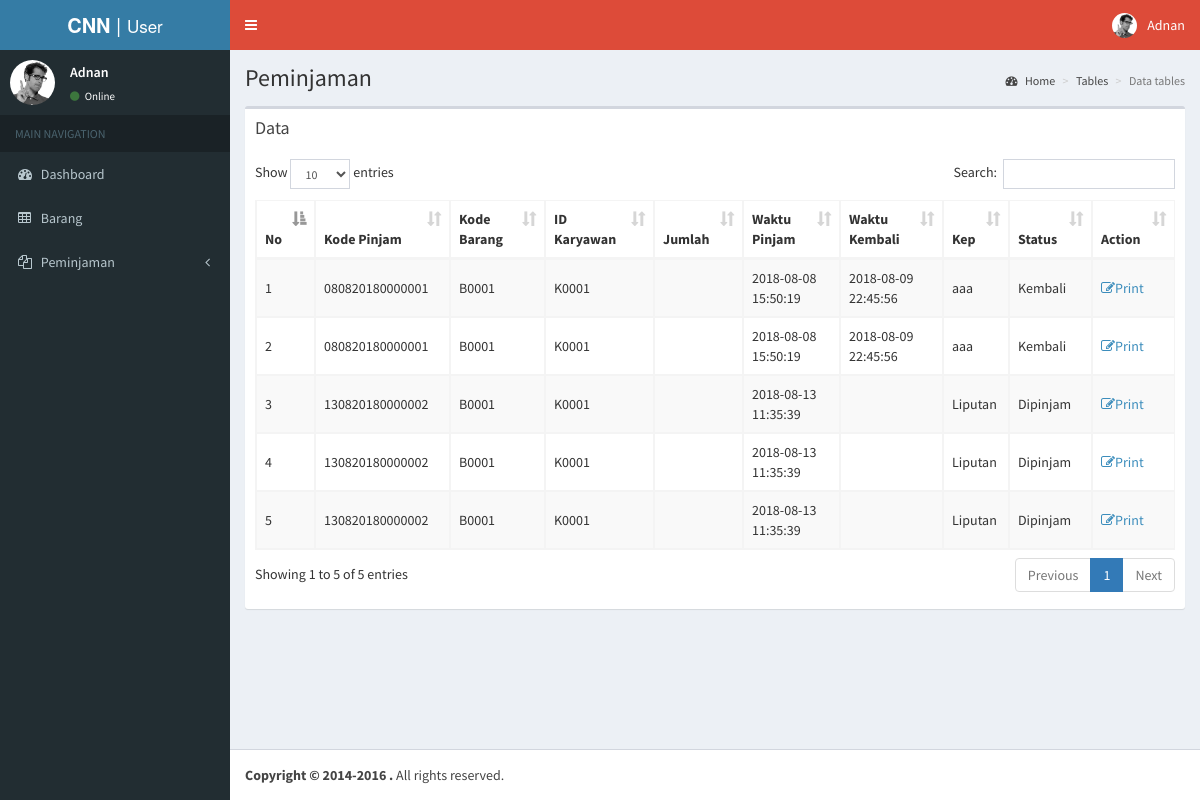
The app's page /user/data_pinjam.php (signed in) with its own data.
### tables this page shows
CREATE TABLE `pinjam` (
  `kode_pinjam` varchar(15) NOT NULL,
  `kode_barang` varchar(10) NOT NULL,
  `barcode` varchar(10) NOT NULL,
  `id_user` varchar(15) NOT NULL,
  `w_pinjam` datetime NOT NULL,
  `w_kembali` datetime DEFAULT NULL,
  `kep` text NOT NULL,
  `status` varchar(15) NOT NULL
);

### user/data_pinjam.php (the view, shortened to what this page needs)
<!DOCTYPE html>
<html>
<head>
  <link rel="stylesheet" href="../bootstrap/css/bootstrap.min.css">
  <link rel="stylesheet" href="https://cdnjs.cloudflare.com/ajax/libs/font-awesome/4.5.0/css/font-awesome.min.css">
  <link rel="stylesheet" href="https://cdnjs.cloudflare.com/ajax/libs/ionicons/2.0.1/css/ionicons.min.css">
  <link rel="stylesheet" href="../plugins/datatables/dataTables.bootstrap.css">
  <link rel="stylesheet" href="../plugins/daterangepicker/daterangepicker.css">
  <link rel="stylesheet" href="../plugins/datepicker/datepicker3.css">
  <link rel="stylesheet" href="../plugins/iCheck/all.css">
  <link rel="stylesheet" href="../plugins/colorpicker/bootstrap-colorpicker.min.css">
  <link rel="stylesheet" href="../plugins/timepicker/bootstrap-timepicker.min.css">
  <link rel="stylesheet" href="../plugins/select2/select2.css">
  <link rel="stylesheet" href="../dist/css/AdminLTE.css">
  <link rel="stylesheet" href="../dist/css/skins/_all-skins.min.css">
</head>
<body class="hold-transition skin-blue sidebar-mini">
<div class="wrapper">
  <?php
  include 'header.php';
  include '../koneksi.php';
   ?>
  <div class="content-wrapper">
    <section class="content-header">
      <h1>
        Peminjaman
      </h1>
      <ol class="breadcrumb">
        <li><a href="../#"><i class="fa fa-dashboard"></i> Home</a></li>
        <li><a href="../#">Tables</a></li>
        <li class="active">Data tables</li>
      </ol>
    </section>
    <section class="content">
      <div class="row">
        <div class="col-xs-12">
          <div class="box">
            <div class="box-header">
              <h3 class="box-title">Data </h3>
            </div>
            <div class="box-body table-responsive">
              <table id="example1" class="table table-bordered table-striped">
                <thead>
                <tr>
                  <th>No</th>
                  <th>Kode Pinjam</th>
                  <th>Kode Barang</th>
                  <th>ID Karyawan</th>
                  <th>Jumlah</th>
                  <th>Waktu Pinjam</th>
                  <th>Waktu Kembali</th>
                  <th>Kep</th>
                  <th>Status</th>
                  <th>Action</th>
                </tr>
                </thead>
                <tbody>
                <?php
                        $q=mysqli_query($con,"SELECT * FROM pinjam WHERE id_user='".$_SESSION['user']."'") or die(mysqli_error($con));
                        $no="1";
                        while ($data=mysqli_fetch_object($q)) {
                      ?>
                        <tr>
                          <td style="vertical-align: middle;"><?= $no ?></td>
                          <td style="vertical-align: middle;"><?= $data->kode_pinjam ?></td>
                          <td style="vertical-align: middle;"><?= $data->kode_barang  ?></td>
                          <td style="vertical-align: middle;"><?= $data->id_user?></td>
                          <td style="vertical-align: middle;"><?= $data->jumlah ?></td>
                          <td style="vertical-align: middle;"><?= $data->w_pinjam ?></td>
                          <td style="vertical-align: middle;"><?= $data->w_kembali ?></td>
                          <td style="vertical-align: middle;"><?= $data->kep ?></td>
                          <td style="vertical-align: middle;"><?= $data->status ?></td>
                          <td style="vertical-align: middle;"><a href="../edit_barang.php?id=<?=$data->kode_barang?>"><i class="fa fa-edit"></i>Print</a><br>
                        </tr>
                       <?php
                        $no++;
                        }
                      ?>
                </tbody>
              </table>
            </div>
          </div>
        </div>
      </div>
    </section>
  </div>
  <?php
  include"footer.php";
   ?>
</div>
</body>
</html>

### user/header.php (shortened to what this page needs)
<header class="main-header">
    <a href="index.php" class="logo">
      <span class="logo-lg"><b>CNN</b> | <small>User</small></span>
    </a>
    <nav class="navbar navbar-static-top">
      <a href="#" class="sidebar-toggle" data-toggle="offcanvas" role="button">
      </a>
      <div class="navbar-custom-menu">
        <ul class="nav navbar-nav">
          <li class="dropdown user user-menu">
            <a href="#" class="dropdown-toggle" data-toggle="dropdown">
              <img src="../dist/img/user2-160x160.jpg" class="user-image" alt="User Image">
              <span class="hidden-xs"><?=$_SESSION['nama']?></span>
            </a>
          </li>
        </ul>
      </div>
    </nav>
  </header>
  <aside class="main-sidebar">
    <section class="sidebar">
      <div class="user-panel">
        <div class="pull-left image">
          <img src="../dist/img/user2-160x160.jpg" class="img-circle" alt="User Image">
        </div>
        <div class="pull-left info">
          <p><?=$_SESSION['nama']?></p>
          <a href="#"><i class="fa fa-circle text-success"></i> Online</a>
        </div>
      </div>
      <ul class="sidebar-menu">
        <li class="header">MAIN NAVIGATION</li>
        <li>
          <a href="index.php">
            <i class="fa fa-dashboard"></i> <span>Dashboard</span>
          </a>
        </li>
        <li>
          <a href="barang.php">
            <i class="fa fa-table"></i> <span>Barang</span>
          </a>
        </li>
        <li>
          <a href="">
            <i class="fa fa-files-o"></i> <span>Peminjaman</span>
            <span class="pull-right-container">
              <i class="fa fa-angle-left pull-right"></i>
            </span>
          </a>
        </li>
      </ul>
    </section>
  </aside>

### admin/footer.php (shortened to what this page needs)
<footer class="main-footer">
    <strong>Copyright &copy; 2014-2016 <a></a>.</strong> All rights
    reserved.
  </footer>

### records on screen
pinjam: kode_pinjam "080820180000001", kode_barang "B0001", id_user "K0001", w_pinjam "2018-08-08 15:50:19", w_kembali "2018-08-09 22:45:56", kep "aaa", status "Kembali"
pinjam: kode_pinjam "080820180000001", kode_barang "B0001", id_user "K0001", w_pinjam "2018-08-08 15:50:19", w_kembali "2018-08-09 22:45:56", kep "aaa", status "Kembali"
pinjam: kode_pinjam "130820180000002", kode_barang "B0001", id_user "K0001", w_pinjam "2018-08-13 11:35:39", kep "Liputan", status "Dipinjam"
pinjam: kode_pinjam "130820180000002", kode_barang "B0001", id_user "K0001", w_pinjam "2018-08-13 11:35:39", kep "Liputan", status "Dipinjam"
pinjam: kode_pinjam "130820180000002", kode_barang "B0001", id_user "K0001", w_pinjam "2018-08-13 11:35:39", kep "Liputan", status "Dipinjam"

### other values on screen
$_SESSION['nama'] "Adnan"
